Frame 1 (no input): blank canvas, image omitted
Frame 60 (the mouse pressed at the canvas centre just before this capture): blank canvas, image omitted
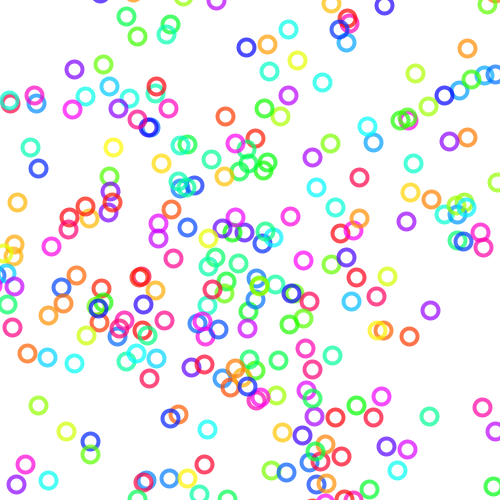
Frame 120 (the mouse held since frame 60 and released just before this capture)

The Processing sketch whose frames 1 and 60 were blank and that drew this single picture after the mouse press (run headless with seeded random() and noise(); from frame 60 on, the mouse is pressed at the canvas centre):

// Processing sketch: processing_94287
// ── processing_94287.pde

float tileCount = 20;
color circleColor = color(0);
int circleAlpha = 180;
int actRandomSeed = 0;

void setup() {
  size(500, 500);
  colorMode(HSB);
}

void draw() {

  translate(width/tileCount/2, height/tileCount/2);

  background(255);
  smooth();
  noFill();

  randomSeed(actRandomSeed);

 
  strokeWeight(mouseY/60);

  for (int gridY=0; gridY<tileCount; gridY++) {
    for (int gridX=0; gridX<tileCount; gridX++) {

      float posX = width/tileCount * gridX;
      float posY = height/tileCount * gridY;

      float shiftX = random(-mouseX, mouseX);
      float shiftY = random(-mouseX, mouseX);
      stroke(random(255),255,255, circleAlpha);
      ellipse(posX+shiftX, posY+shiftY, mouseY/15, mouseY/15);
    }
  }
}

void mousePressed() {
  actRandomSeed = (int) random(100000);
}
